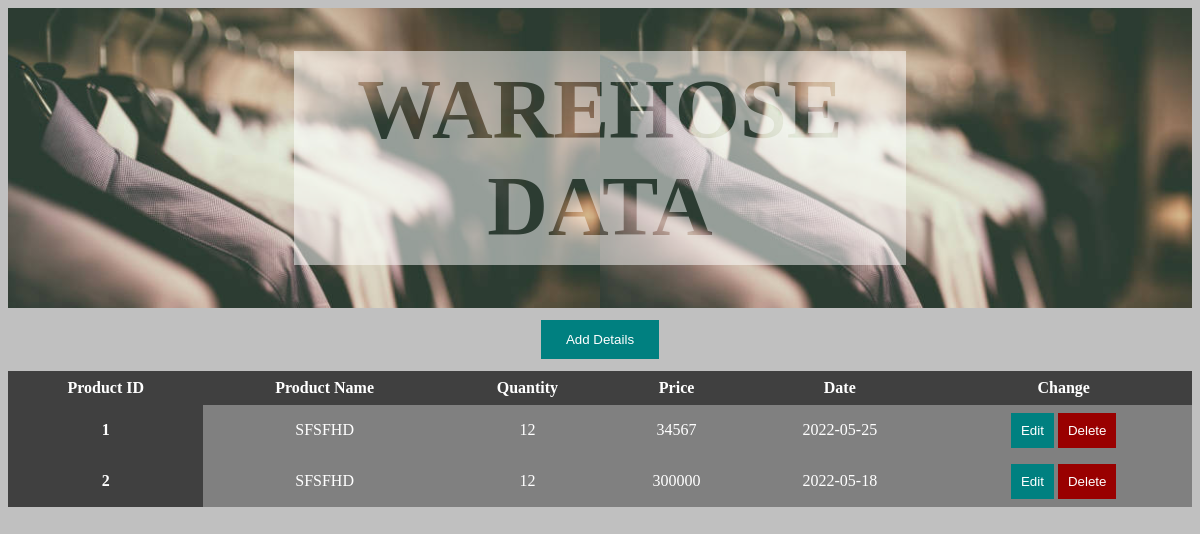
Screenshot of /php/ShowWarehouseList.php with the database file from the repository.
### tables this page shows
CREATE TABLE `warehousedata` (
  `productname` varchar(199) NOT NULL,
  `quantity` int(200) NOT NULL,
  `price` int(200) NOT NULL,
  `date` date NOT NULL,
  `ID` int(11) NOT NULL
);

### php/ShowWarehouseList.php (the view, shortened to what this page needs)
<?php
	include 'connectWarehouse.php';
?>
<!DOCTYPE html>
<html>
   <head>
	   <link rel="stylesheet" href="../styles/WarehouseListShow.css">
   </head>
<body>
	<div class="imageEdit">
  <div class="text">WAREHOSE DATA</div>
</div>
	<center>
	  <button class="button1" ><a href = "Warehouse.php" class="hrf">Add Details </a>
</button></center>
<div>
<table class="table">
  <thead>
    <tr>
      <th scope="col">Product ID</th>
      <th scope="col">Product Name</th>
      <th scope="col">Quantity</th>
	  <th scope="col">Price</th>
	  <th scope="col">Date</th>
	  <th scope="col">Change</th>
    </tr>
  </thead>
  <tbody>
  <?php
  $sql1=" select * from warehousedata";
  $result =mysqli_query($conn, $sql1);
  if ($result)
  {
      while( $row =mysqli_fetch_assoc($result))
	  {
		  $ID =$row['ID'];
		  $productname =$row['productname'];
		  $quantity =$row['quantity'];
		  $price =$row['price'];
		  $date =$row['date'];
		  echo'<tr>
      <th scope="row">'.$ID.'</th>
      <td>'.$productname.'</td>
	  <td>'.$quantity.'</td>
	  <td>'.$price.'</td>
	  <td>'.$date.'</td>
	  <td>
			<button class=button2> <a href= "WarehouseEdit.php? editID='.$ID.' "  class="hrf">Edit</button>
			<button class=button3> <a href= "WarehouseDelete.php? deleteID='.$ID.'" class="hrf">Delete</button>
	  </td>
    </tr>';
	  }
  }
  ?>
  </tbody>
</table>
   </div>
	</body>
    </html>

### styles/WarehouseListShow.css (style rules this page uses)
body { background-color: Silver; }
.imageEdit { background-image: url("../images/Asanka1.jpg"); background-size: 50%; position: relative; height: 300px; }
.text { background-color: gray; color: black; font-size: 7vw; font-weight: bold; margin: 0 auto; padding: 10px; width: 50%; text-align: center; position: absolute; top: 50%; left: 50%; transform: translate(-50%, -50%); mix-blend-mode: screen; }
.table { border-collapse: collapse; width: 100%; padding-top:20px ; }
th { background-color: #404040; color:white; }
td { background-color: #808080 ; color:white; }
th, td { padding:8px; width:auto; text-align: center; }
tr:nth-child(even) { background-color: #f2f2f2; }
.button1 { background-color: #008080; color: black; border: 2px solid #008080; margin:1%; width:10%; padding: 10px 8px; }
.button2 { background-color: #008080; color: black; border: 2px solid #008080; padding: 8px 8px; }
.button3 { background-color: #990000; color: black; border: 2px solid #990000; padding: 8px 8px; }
.hrf { text-decoration: none; color:white; }

### rows the page displays
warehousedata: ID "1", productname "SFSFHD", quantity "12", price "34567", date "2022-05-25"
warehousedata: ID "2", productname "SFSFHD", quantity "12", price "300000", date "2022-05-18"
